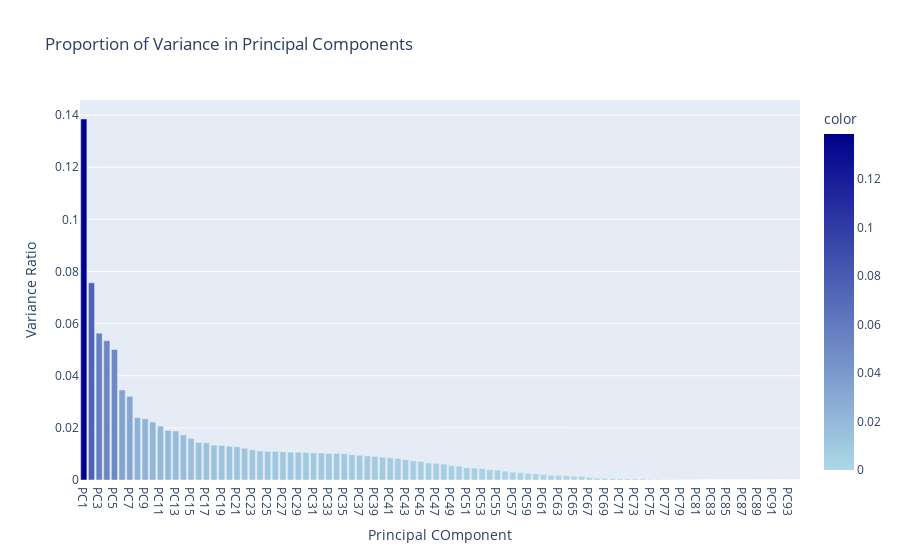

Source (notebook cell):
### Code cell
fig=px.bar(
    x=['PC'+str(i) for i in range(1, n_components+1)],
    y=pca.explained_variance_ratio_,
    labels={'x': 'Principal COmponent', 'y': 'Variance Ratio'},
    color=pca.explained_variance_ratio_,
    color_continuous_scale=[(0,'lightblue'),(1,'darkblue')],
    title='Proportion of Variance in Principal Components'
)
fig.show()
